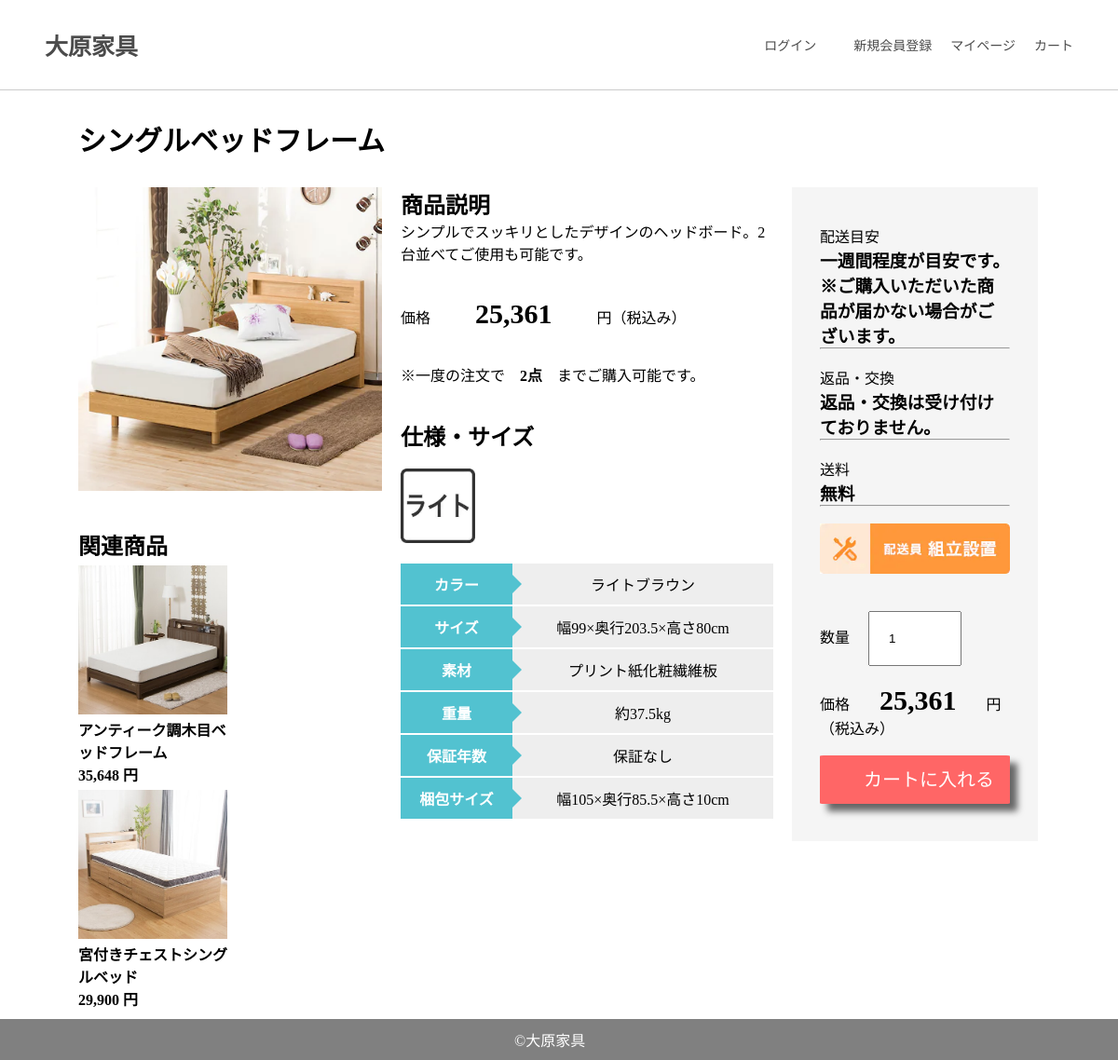
/goods_details.php?id=1, run on the app's committed database.
### tables this page shows
CREATE TABLE `goods` (
  `id` int(11) NOT NULL,
  `name` varchar(50) NOT NULL,
  `image` varchar(50) NOT NULL,
  `discription` varchar(255) NOT NULL,
  `price` int(10) NOT NULL,
  `i_image` varchar(50) NOT NULL,
  `color` varchar(50) NOT NULL,
  `size` varchar(255) NOT NULL,
  `material` varchar(50) NOT NULL,
  `weight` varchar(50) NOT NULL,
  `p_size` varchar(255) NOT NULL,
  `category` varchar(50) NOT NULL
);

### goods_details.php (the view, shortened to what this page needs)
<!DOCTYPE html>
<html lang="ja">
<head>
    <link rel="stylesheet" href="style.css">
</head>
<body>
<?php require 'header.php'; ?>
<?php
	require 'db_connect.php';
	$sql = "select * from goods where id = :id";
	$stm = $pdo->prepare($sql);
	$stm->bindValue(':id',$_REQUEST['id'],PDO::PARAM_STR);
	$stm->execute();
	$result = $stm->fetchAll(PDO::FETCH_ASSOC);
	foreach ($result as $row) {
?>
<h1 id="details_title"><?= $row['name'] ?></h1>
<div id="details_left">
<img id="details_img" src="images/<?= $row['image'] ?>" alt="" width="100%" height="">
<br><br><br>
<h2> 関連商品</h2>
  <div id="details_kanren">
    <?php
      $sql = "select * from goods where category = :category";
      $stm = $pdo->prepare($sql);
      $stm->bindValue(':category',$row['category'],PDO::PARAM_STR);
      $stm->execute();
      $result = $stm->fetchAll(PDO::FETCH_ASSOC);
      foreach ($result as $row2) {
        if ($row2['id'] != $row['id']) {
    ?>
    <div id="details_kanren_goods">
      <a href="goods_details.php?id=<?= $row2['id'] ?>"><img src="images/<?= $row2['image'] ?>" alt="" width="160px" height=""></a>
      <strong><?= $row2['name'] ?></strong><br>
      <strong><?php echo number_format($row2['price']); ?> 円</strong>
    </div>
    <?php
        }
	    }
    ?>
  </div>
</div>
<div id="details_center">
<h2>商品説明</h2>
<p><?= $row['discription'] ?></p>
<br><br>
<p>価格　　　<strong id="details_kakaku"><?php echo number_format($row['price']); ?></strong>　　　円（税込み）</p>
<br><br>
<p>※一度の注文で　<strong>2点</strong>　までご購入可能です。</p>
<br><br>
<h2>仕様・サイズ</h2>
<br>
<img src="images/<?= $row['i_image'] ?>" alt="" width="80px" height="">
<br><br>
<table id="details_table">
  <tr>
    <th>カラー</th><td><?= $row['color'] ?></td>
  </tr>
  <tr>
    <th>サイズ</th><td><?= $row['size'] ?></td>
  </tr>
  <tr>
    <th>素材</th><td><?= $row['material'] ?></td>
  </tr>
  <tr>
    <th>重量</th><td><?= $row['weight'] ?></td>
  </tr>
  <tr>
    <th>保証年数</th><td>保証なし</td>
  </tr>
  <tr>
    <th>梱包サイズ</th><td><?= $row['p_size'] ?></td>
  </tr>
</table>
</div>
<div id="details_right">
  <p>配送目安</p>
  <h3>一週間程度が目安です。※ご購入いただいた商品が届かない場合がございます。</h3>
  <hr><br>
  <p>返品・交換</p>
  <h3>返品・交換は受け付けておりません。</h3>
  <hr><br>
  <p>送料</p>
  <h3>無料</h3>
  <hr><br>
  <img src="images/siyou/haisou.jpg" alt="" width="100%" height="">
  <br><br><br>
  <form action="cart_insert.php" method="POST" id="details_form">
    数量<input type="number" name="count" value="1" min="1" max="2">
    <p>価格　　<strong id="details_kakaku"><?php echo number_format($row['price']); ?></strong>　　円（税込み）</p>
    <br>
    <input type="submit" value="カートに入れる">
  </form>
</div>
<?php
  }
?>
<?php require 'footer.php'; ?>
</body>
</html>

### header.php
<header>
    <a href="home.php">
       <h1 id="header_title">大原家具</h1>
    </a>
    <nav id="header_list">
        <ul>
            <li><a href="login_input.php">ログイン</a><li>
            <li><a href="newuser_input.php">新規会員登録</a></li>
            <li><a href="mypage.php">マイページ</a></li>
            <li><a href="cart_show.php">カート</a></li>
        </ul>
    </nav>
</header>

### footer.php
<footer>
    <p>©大原家具</p>
</footer>

### style.css (style rules this page uses)
* { padding: 0; margin: 0; text-decoration: none; list-style: none; box-sizing: border-box; }
body { font-family: montserrat; }
header { width: 100%; padding: 30px 4% 30px; display: flex; align-items: center; border-bottom: solid 1px #CCCCCC; background-color: #fff; }
header h1 { margin: 0; padding:0; font-size: 25px; }
header a { text-decoration: none; color: #4b4b4b }
header ul { list-style: none; margin: 0; display: flex; }
header li { margin: 0 0 0 20px; font-size: 14px; }
header nav { margin: 0 0 0 auto; }
footer { width: 100%; padding: 10px 46% 10px 46%; margin: 30px 0px 0px 0px; background-color: gray; color: white; display: flex; }
footer p { text-align: center; }
#details_title { font-size: 30px; padding: 30px 30px 30px 7%; }
#details_left { width: 35%; float: left; padding: 0px 10px 10px 7%; }
#details_kanren_goods { width: 160px; float: left; overflow: hidden; margin: 5px 20px 0px 0px; }
#details_center { width: 35%; float: left; overflow: hidden; padding: 0px 10px 10px 10px; }
#details_kakaku { font-size: 30px; }
#details_table { width: 100%; border-collapse: collapse; }
#details_table tr { border-bottom: solid 2px white; }
#details_table tr:last-child { border-bottom: none; }
#details_table th { position: relative; text-align: left; width: 30%; background-color: #52c2d0; color: white; text-align: center; padding: 10px 0; }
#details_table th:after { display: block; content: ""; width: 0px; height: 0px; position: absolute; top:calc(50% - 10px); right:-10px; border-left: 10px solid #52c2d0; border-top: 10px solid transparent; border-bottom: 10px solid transparent; }
#details_table td { text-align: left; width: 70%; text-align: center; background-color: #eee; padding: 10px 0; }
#details_right { width: 22%; float: left; overflow: hidden; margin: 0px 7% 10px 10px; padding: 40px 30px 40px 30px; background-color: whitesmoke; }
#details_form input[type="number"] { width: 100px; margin: 0px 20% 20px 20px; padding: 20px 20px 20px 20px; }
#details_form input[type="submit"] { display : inline-block; width: 100%; border-radius : 2%; font-size : 15pt; text-align : center; cursor : pointer; padding : 14px 45px; background : #FF6666; color : #ffffff; line-height : 1em; transition : .3s; box-shadow : 8px 8px 7px #666666; border : 2px solid #FF6666; }

### data on the page
goods: name "シングルベッドフレーム", image (picture), discription "シンプルでスッキリとしたデザインのヘッドボード。2台並べてご使用も可能です。", price "25,361", i_image (picture), color "ライトブラウン", size "幅99×奥行203.5×高さ80cm", material "プリント紙化粧繊維板", weight "約37.5kg", p_size "幅105×奥行85.5×高さ10cm"
goods: image (picture), name "アンティーク調木目ベッドフレーム", price "35,648"
goods: image (picture), name "宮付きチェストシングルベッド", price "29,900"
